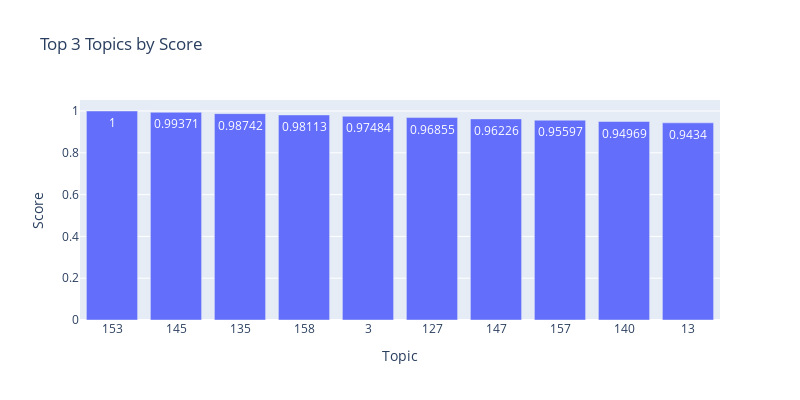

The cell this chart's notebook holds for it:
### Code cell
topResult(df,10)

### Figure 1 — Plotly figure (JSON) as saved in the notebook; plotly's stock layout.template omitted (floating-point values rounded to 4 significant figures)
{"data": [{"alignmentgroup": "True", "hovertemplate": "Nr=%{x}<br>Score=%{text}<extra></extra>", "legendgroup": "", "marker": {"color": "#636efa", "pattern": {"shape": ""}}, "name": "", "offsetgroup": "", "orientation": "v", "showlegend": false, "text": [1, 0.9937, 0.9874, 0.9811, 0.9748, 0.9686, 0.9623, 0.956, 0.9497, 0.9434], "textposition": "auto", "type": "bar", "x": ["153", "145", "135", "158", "3", "127", "147", "157", "140", "13"], "xaxis": "x", "y": [1, 0.9937, 0.9874, 0.9811, 0.9748, 0.9686, 0.9623, 0.956, 0.9497, 0.9434], "yaxis": "y"}], "layout": {"barmode": "relative", "height": 400, "legend": {"tracegroupgap": 0}, "title": {"text": "Top 3 Topics by Score"}, "width": 800, "xaxis": {"anchor": "y", "domain": [0, 1], "title": {"text": "Topic"}, "type": "category"}, "yaxis": {"anchor": "x", "domain": [0, 1], "title": {"text": "Score"}}}}
